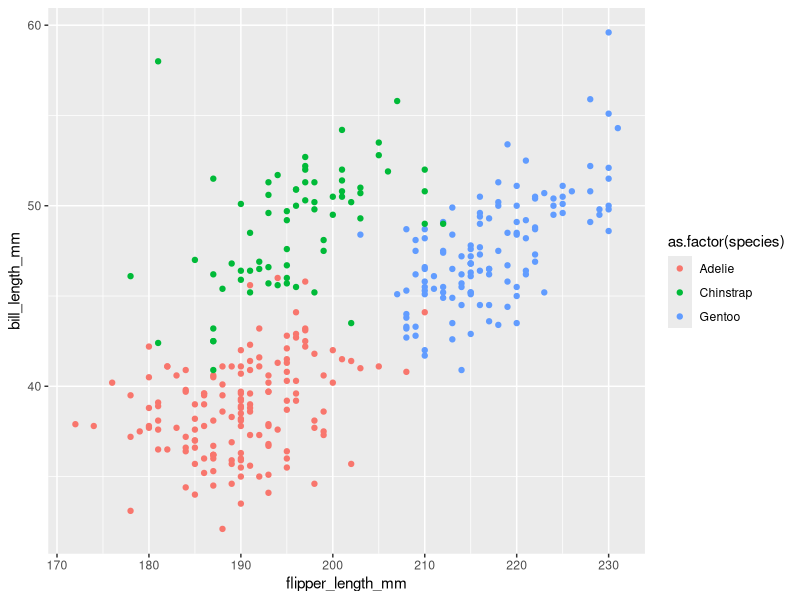
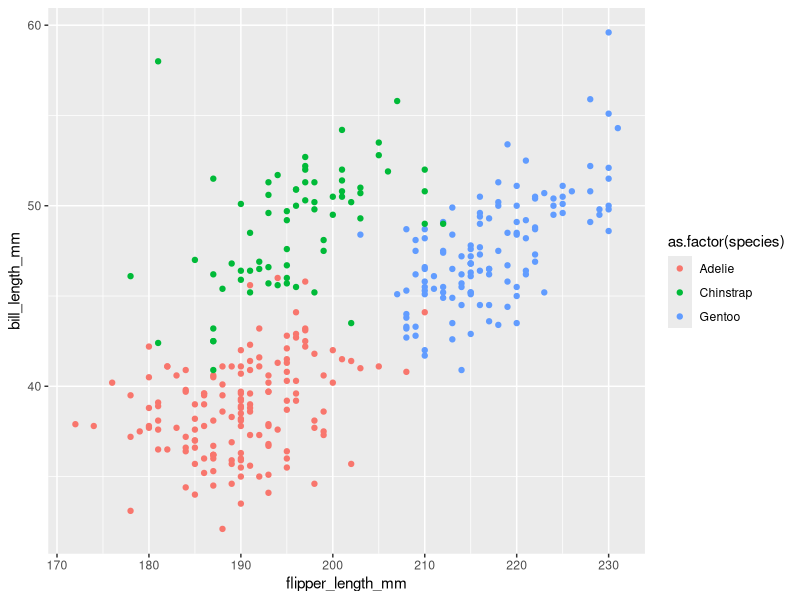

These figures' R source, in order:
## ---- chunk 1
library(tidyverse)
## ---- chunk 2
problem1_df=tibble(
  samp = rnorm(10),
  logic_vec = samp>0,
  char_vec = c("a", "b", "c", "d", "e", "f", "g", "h", "i", "j"),
  fac_vec = factor(c("s", "s", "s", "m", "m", "m", "m", "l", "l", "l"))
)
## ---- chunk 3
mean(problem1_df$samp)
mean(problem1_df$logic_vec)
mean(problem1_df$char_vec)
mean(problem1_df$fac_vec)
## ---- chunk 4
integer = as.integer(as.logical(problem1_df$logic_vec))
integer * problem1_df$samp
fact = as.factor(as.logical(problem1_df$logic_vec))
fact * problem1_df$samp
numb = as.numeric(as.factor(as.logical(problem1_df$logic_vec)))
numb * problem1_df$samp
## ---- chunk 5
data("penguins", package = "palmerpenguins")
## ---- chunk 6
library(ggplot2)
ggplot(penguins, aes(x= flipper_length_mm, y= bill_length_mm, color = as.factor(species))) + geom_point()
## ---- chunk 7
ggsave("penguins.png", width = 30, height = 30)
